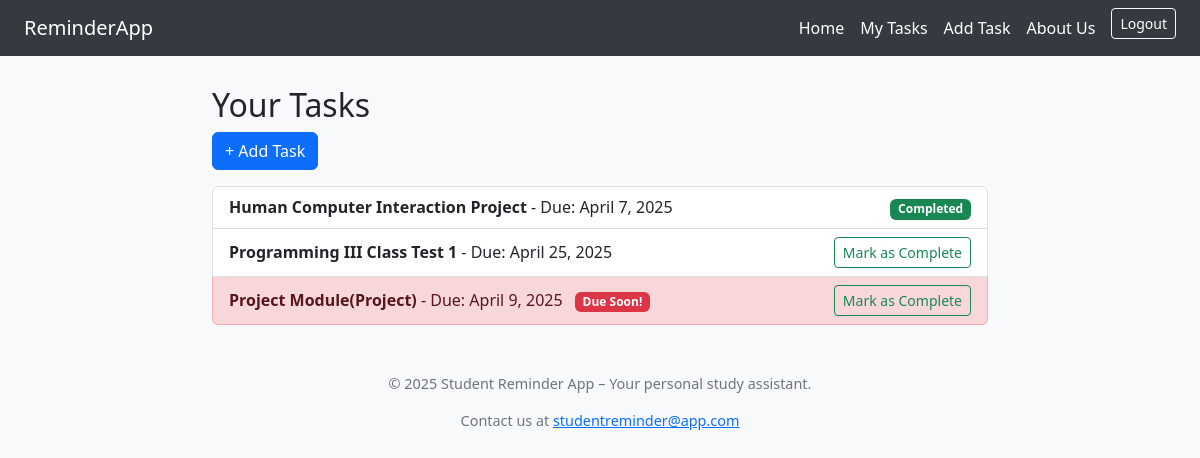
Page /tasks/ (signed in) on the committed database.
### tasks/models.py (models this page shows, shortened)
class Task(models.Model):
    user = models.ForeignKey(User, on_delete=models.CASCADE)
    title = models.CharField(max_length=200)
    due_date = models.DateField()
    completed = models.BooleanField(default=False)
    def is_due_soon(self):
        return (self.due_date - date.today()).days <= 1

### tasks/views.py (the view)
# urls.py: path('tasks/', views.task_list, name='task_list'),
@login_required
def task_list(request):
    tasks = Task.objects.filter(user=request.user)
    return render(request, 'tasks/task_list.html', {'tasks': tasks})

### tasks/templates/tasks/task_list.html
{% extends 'tasks/base.html' %}
{% block content %}
  <h2>Your Tasks</h2>
  <a href="{% url 'add_task' %}" class="btn btn-primary mb-3">+ Add Task</a>
  <ul class="list-group">
    {% for task in tasks %}
      <li class="list-group-item d-flex justify-content-between align-items-center {% if task.is_due_soon and not task.completed %}list-group-item-danger{% endif %}">
        <div>
          <strong>{{ task.title }}</strong> - Due: {{ task.due_date }}
          {% if task.is_due_soon and not task.completed %}
            <span class="badge bg-danger ms-2">Due Soon!</span>
          {% endif %}
        </div>
        <div>
          {% if not task.completed %}
            <a href="{% url 'complete_task' task.id %}" class="btn btn-sm btn-outline-success">Mark as Complete</a>
          {% else %}
            <span class="badge bg-success">Completed</span>
          {% endif %}
        </div>
      </li>
    {% empty %}
      <li class="list-group-item">No tasks found.</li>
    {% endfor %}
  </ul>
{% endblock %}

### tasks/templates/tasks/base.html (shortened to what this page needs)
{% load static %}
<!DOCTYPE html>
<html lang="en">
<head>
    <link rel="stylesheet" href="https://cdn.jsdelivr.net/npm/bootstrap@5.3.3/dist/css/bootstrap.min.css">
</head>
<body>
    <nav class="navbar navbar-expand-lg px-4">
        <a class="navbar-brand" href="{% url 'home' %}">ReminderApp</a>
        <div class="collapse navbar-collapse justify-content-end">
            <ul class="navbar-nav">
                {% if user.is_authenticated %}
                    <li class="nav-item">
                        <a class="nav-link" href="{% url 'home' %}">Home</a>
                    </li>
                    <li class="nav-item">
                        <a class="nav-link" href="{% url 'task_list' %}">My Tasks</a>
                    </li>
                    <li class="nav-item">
                        <a class="nav-link" href="{% url 'add_task' %}">Add Task</a>
                    </li>
                    <li class="nav-item">
                        <a class="nav-link" href="{% url 'about' %}">About Us</a>
                    </li>
                    <li class="nav-item">
                        <form method="POST" action="{% url 'logout' %}" style="display:inline;">
                            <button type="submit" class="btn btn-outline-light btn-sm ms-2">Logout</button>
                        </form>
                    </li>
                {% endif %}
            </ul>
        </div>
    </nav>
    <div class="container content">
        {% block content %}
        {% endblock %}
    </div>
    <footer class="mt-5">
        <p>© 2025 Student Reminder App – Your personal study assistant.</p>
        <p>Contact us at <a href="mailto:studentreminder@app.com">studentreminder@app.com</a></p>
    </footer>
</body>
</html>

### tasks/templates/tasks/base.html (style rules this page uses)
body { background-color: #f8f9fa; }
.navbar { background-color: #343a40; }
.navbar-brand, .nav-link, .btn-outline-light { color: white !important; }
.content { margin-top: 30px; }
.container { max-width: 800px; }
footer { margin-top: 40px; text-align: center; font-size: 0.9em; color: #6c757d; }

### rows in the picture
Task: title "Human Computer Interaction Project", due_date "April 7, 2025", completed "Completed"
Task: title "Programming III Class Test 1", due_date "April 25, 2025", completed "Mark as Complete"
Task: title "Project Module(Project)", due_date "April 9, 2025", completed "Due Soon!"
